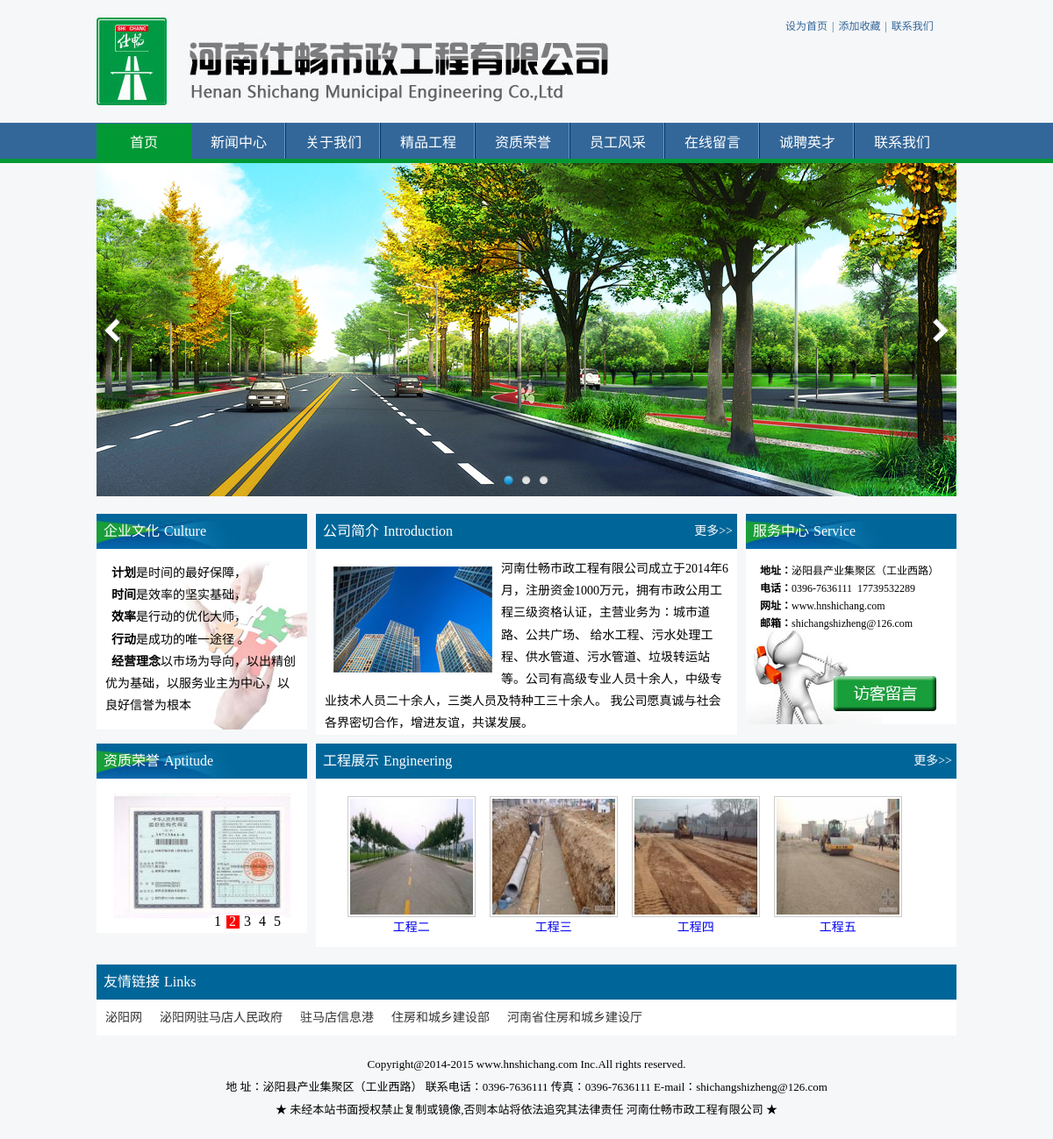
The page / on the database its author committed.
### tables this page shows
CREATE TABLE `hnsc_ad` (
  `id` int(10) unsigned NOT NULL AUTO_INCREMENT,
  `title` varchar(50) DEFAULT NULL,
  `path` varchar(200) DEFAULT NULL,
  `url` varchar(200) DEFAULT NULL,
  `flag` enum('y','n') DEFAULT 'y',
  PRIMARY KEY (`id`)
);

CREATE TABLE `hnsc_zz` (
  `id` smallint(5) unsigned NOT NULL AUTO_INCREMENT,
  `title` varchar(50) DEFAULT NULL,
  `url` varchar(200) DEFAULT NULL,
  `cname` varchar(50) DEFAULT NULL,
  `flag` enum('y','n') DEFAULT 'y',
  PRIMARY KEY (`id`),
  KEY `fk` (`cname`),
  CONSTRAINT `fk` FOREIGN KEY (`cname`) REFERENCES `hnsc_zzclass` (`cname`) ON DELETE SET NULL ON UPDATE CASCADE
);

CREATE TABLE `hnsc_project` (
  `id` int(10) unsigned NOT NULL AUTO_INCREMENT,
  `title` varchar(50) DEFAULT NULL,
  `img` varchar(200) DEFAULT NULL,
  `content` text,
  `num` int(10) unsigned DEFAULT '0',
  `ntime` int(10) unsigned DEFAULT NULL,
  `jflag` enum('y','n') DEFAULT 'n',
  `flag` enum('y','n') DEFAULT 'y',
  PRIMARY KEY (`id`)
);

CREATE TABLE `partner` (
  `id` tinyint(3) unsigned NOT NULL AUTO_INCREMENT,
  `title` varchar(50) NOT NULL,
  `url` varchar(200) NOT NULL,
  `img` varchar(200) NOT NULL,
  `flag` tinyint(3) unsigned DEFAULT '1',
  PRIMARY KEY (`id`)
);

### common/db.php (called while the page is built, shortened)
<?php
$host = 'localhost';
$port = 3306;
$user = 'root';
$pass = '';
$char = 'utf8';
$dbname = 'hnshichangdb';
$dsn = "mysql:host=$host;port=$port;dbname=$dbname";
$opt = array(PDO::MYSQL_ATTR_INIT_COMMAND => "set names $char");
$pdo = '';
try {
	$pdo = new pdo($dsn,$user,$pass,$opt);
} catch ( Exception $e ) {
	exit('数据库链接失败');
}
function query($tn,$f='*',$w='1=1',$o='',$l=''){
    global $pdo;
	$sql = "select $f from $tn where $w $o $l";
	$stmt = $pdo->prepare($sql);
	$stmt->execute();
	return $stmt->fetchAll(3);
}

### index.php (the view, shortened to what this page needs)
<!DOCTYPE html>
<html>
<head>
<link href="css/style.css" rel="stylesheet">
<link rel="stylesheet" href="js/fancybox/jquery.fancybox.css">
</head>
<body>
<?php include 'nav.php'?>
<?php include 'focus.php'?>
<div class="container">
	<div class="culture fl mr">
    	<h1 class="cultit">企业文化<span class="eng">Culture</span></h1>
        <div class="culcon0">
        	<p class="cullist"><span class="clbold">计划</span>是时间的最好保障，</p>
            <p class="cullist"><span class="clbold">时间</span>是效率的坚实基础，</p>
            <p class="cullist"><span class="clbold">效率</span>是行动的优化大师，</p>
            <p class="cullist"><span class="clbold">行动</span>是成功的唯一途径 。</p>
            <p class="cullist"><span class="clbold">经营理念</span>以市场为导向，以出精创优为基础，以服务业主为中心，以良好信誉为根本</p>
        </div>
    </div>
    <div class="intro fl">
    	<h1 class="introtit"><span class="titmore fr"><a href="about.php">更多&gt;&gt;</a></span>公司简介<span class="eng">Introduction</span></h1>
        <div class="introcon">
        	<img src="images/abpic.jpg" class="intropic"/>河南仕畅市政工程有限公司成立于2014年6月，注册资金1000万元，拥有市政公用工程三级资格认证，主营业务为：城市道路、公共广场、
给水工程、污水处理工程、供水管道、污水管道、垃圾转运站等。公司有高级专业人员十余人，中级专业技术人员二十余人，三类人员及特种工三十余人。
        我公司愿真诚与社会各界密切合作，增进友谊，共谋发展。
        </div>
    </div>
	<?php include 'leftserver.php';?>
    <h1 class="clear"></h1>
    <div class="culture fl mr">
    	<h1 class="cultit" style="cursor:pointer" onClick="location.href='zzry.php'">资质荣誉<span class="eng">Aptitude</span></h1>
        <div class="apcon">
        	<div class="hd"><ul></ul></div>
			<div class="bd">
				<ul>
                    <?php
					$rs = query('hnsc_zz','url,title',"flag='y'",'order by id desc','limit 5');
					foreach($rs as $v){
					?>
					<li><a href="upload/zz/<?=$v[0]?>" title="<?=$v[1]?>"><img src="upload/zz/s_<?=$v[0]?>"></a></li>
                    <?php 	}?>
				</ul>
			</div>
			<a class="prev" href="javascript:void(0)"></a>
			<a class="next" href="javascript:void(0)"></a>
        </div>
    </div>
    <div class="engineer fr">
    	<h1 class="engtit"><span class="titmore fr"><a href="project.php">更多&gt;&gt;</a></span>工程展示<span class="eng">Engineering</span></h1>
        <div class="engcon">
        	<div class="bd">
                <ul class="picList">
                    <?php
					$pro = query('hnsc_project','img,title',"flag='y'",'','limit 6');
					foreach($pro as $v){
					?>
					<li>
						<div class="pic"><a href="upload/project/<?=$v[0]?>" rel="jp"><img src="upload/project/s_<?=$v[0]?>"></a></div>
						<div class="title"><a href="#"><?=$v[1]?></a></div>
					</li>
                    <?php
					}
					?>
                </ul>
            </div>
        </div>
    </div>
    <h1 class="clear"></h1>
	<?php include 'link.php'?>
</div>
</body>
</html>

### nav.php
<?php include 'common/db.php';?>
<div class="top">
	<div class="topcon">
    	<span class="logo"><a href="#"><img src="images/logo.jpg"></a></span>
        <span class="store"><a href="#">设为首页</a>|<a href="#">添加收藏</a>|<a href="#">联系我们</a></span>
    </div>
</div>
<?php
$f = $_SERVER['PHP_SELF'];
?>
<div class="nav">
	<div class="navcon">
    	<ul>
        	<li <?=$f=='/index.php' ? 'class="navhome"' : ''?>><a href="./">首页</a></li>
            <li <?=$f=='/news.php' || $f=='/newsdetails.php'  ? 'class="navhome"' : ''?>><a href="news.php">新闻中心</a></li>
            <li <?=$f=='/about.php' ? 'class="navhome"' : ''?>><a href="about.php">关于我们</a></li>
            <li <?=$f=='/project.php' ? 'class="navhome"' : ''?>><a href="project.php">精品工程</a></li>
            <li <?=$f=='/zzry.php' ? 'class="navhome"' : ''?>><a href="zzry.php">资质荣誉</a></li>
            <li <?=$f=='/worker.php' ? 'class="navhome"' : ''?>><a href="worker.php">员工风采</a></li>
            <li <?=$f=='/guestbook.php' ? 'class="navhome"' : ''?>><a href="guestbook.php">在线留言</a></li>
            <li <?=$f=='/job.php' ? 'class="navhome"' : ''?>><a href="job.php">诚聘英才</a></li>
            <li class="navlast <?=$f=='/contact.php' ? ' navhome' : ''?>" ><a href="contact.php">联系我们</a></li>
        </ul>
    </div>
</div>

### focus.php
<div class="focusBox">
      <ul class="pic">
        <?php
		$row = query('hnsc_ad','*',"flag='y'");
		foreach($row as $v){
		?>
        <li><a href="<?=$v[3]?>" title="<?=$v[1]?>"><img src="upload/ad/<?=$v[2]?>"/></a></li>
        <?php
		}
		?>
      </ul>
      <a class="prev" href="javascript:void(0)"></a>
      <a class="next" href="javascript:void(0)"></a>
      <ul class="hd"></ul>
</div>

### leftserver.php
<div class="culture fl <?=$_SERVER['PHP_SELF']=='/index.php' ? 'ml' : 'mm'?>">
    <h1 class="cultit">服务中心<span class="eng">Service</span></h1>
    <div class="sercon">
        <p class="serlist"><span class="clbold">地址：</span>泌阳县产业集聚区（工业西路）</p>
        <p class="serlist"><span class="clbold">电话：</span>0396-7636111&nbsp;&nbsp;17739532289</p>
        <p class="serlist"><span class="clbold">网址：</span>www.hnshichang.com</p>
        <p class="serlist"><span class="clbold">邮箱：</span>shichangshizheng@126.com</p>
        <p class="chmes"><a href="guestbook.php"></a></p>
    </div>
</div>

### link.php
<div class="links">
	<h1 class="linkstit">友情链接<span class="eng">Links</span></h1>
    <div class="linkscon">
    	<ul>
            <?php
$linkrs = query('partner','title,url,img','flag=1');
foreach($linkrs as $linkv){
	if(empty($linkv[2])){
		printf("<li><a href='%s' target='_blank' title='%s'>%s</a></li>",$linkv[1],$linkv[0],$linkv[0]);
	}else{
		printf("<li><a href='%s' target='_blank' title='%s'><img src='upload/partner/%s' border='0' width='90' height='36'></a></li>",$linkv[1],$linkv[0],$linkv[2]);
	}
}
?>
        </ul>
    </div>
</div>

### rows shown on the page
hnsc_ad: path (picture)
hnsc_zz: url (picture)
hnsc_zz: url (picture)
hnsc_project: img (picture), title "工程二"
hnsc_project: img (picture), title "工程三"
hnsc_project: img (picture), title "工程四"
hnsc_project: img (picture), title "工程五"
partner: title "泌阳网"
partner: title "泌阳网驻马店人民政府"
partner: title "驻马店信息港"
partner: title "住房和城乡建设部"
partner: title "河南省住房和城乡建设厅"
